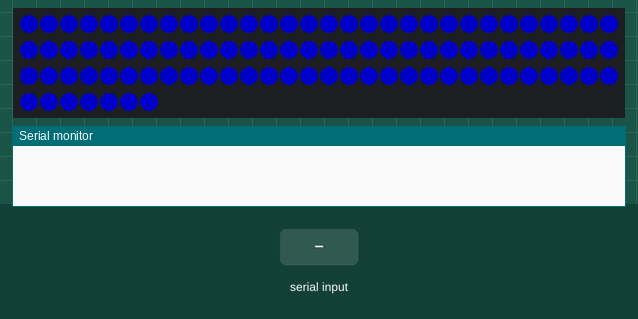
Simulated run of this sketch. Board: Arduino Uno, built with avr-gcc and run on an emulated ATmega328P. Shown: 97 RGB LEDs in strip order, left to right, continuing on the next row, the last lines printed to the serial monitor. The inputs (shaded band) are chosen by the test bench. Dim RGB values are drawn brighter than linear.

Above: at 4.2 s.
4.3 s: "R90\n" received over Serial
At 6.3 s:
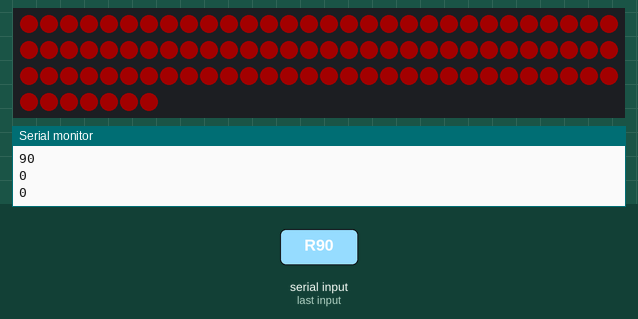
6.8 s: "R,45\n" received over Serial
At 8.3 s:
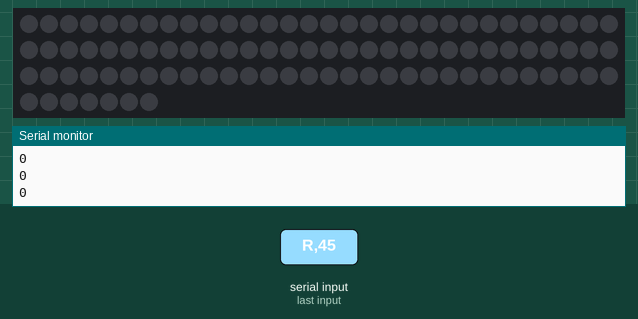
Timing chart, 0 to 9.8 s (numbered marks = the images above; inputs shaded):
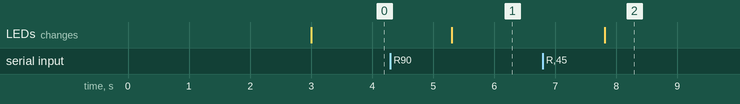

Measured:
- after the input at 4.3 s, the LEDs: change after 1.0 s (image 1)
- after the input at 6.8 s, the LEDs: change after 1.0 s (image 2)

The sketch:

ledTrak.ino
```cpp
#include <FastLED.h>

#define LED_PIN     5
#define NUM_LEDS    97
//#define BRIGHTNESS  100
#define LED_TYPE    WS2811
#define COLOR_ORDER GRB
CRGB leds[NUM_LEDS];

String receive_buffer;

int tempR = 0;
int tempG = 0;
int tempB = 255;
int8_t counter;
String tempPrejeto;

int onOff = 1;
int BRIGHTNESS = 100;

//https://randomnerdtutorials.com/guide-for-ws2812b-addressable-rgb-led-strip-with-arduino/


void setRGB() {
  char tempChar[3];
  tempChar[0] = tempPrejeto.charAt(1);
  tempChar[1] = tempPrejeto.charAt(2);
  tempChar[2] = tempPrejeto.charAt(3);
  //tempChar[3] = tempPrejeto.charAt(3);

  tempR = atoi(tempChar);
  Serial.println(tempR);

  tempChar[0] = tempPrejeto.charAt(4);
  tempChar[1] = tempPrejeto.charAt(5);
  tempChar[2] = tempPrejeto.charAt(6);
  //tempChar[3] = tempPrejeto.charAt(7);

  tempG = atoi(tempChar);
  Serial.println(tempG);

  tempChar[0] = tempPrejeto.charAt(7);
  tempChar[1] = tempPrejeto.charAt(8);
  tempChar[2] = tempPrejeto.charAt(9);
  //tempChar[3] = tempPrejeto.charAt(11);

  tempB = atoi(tempChar);
  Serial.println(tempB);
}

void setBright() {
  char tempChar[3];
  tempChar[0] = tempPrejeto.charAt(1);
  tempChar[1] = tempPrejeto.charAt(2);
  tempChar[2] = tempPrejeto.charAt(3);
  //tempChar[3] = tempPrejeto.charAt(3);

  BRIGHTNESS = atoi(tempChar);
  FastLED.setBrightness(  BRIGHTNESS );
  Serial.println(BRIGHTNESS);
}

void setOnOff() {
  if(onOff == 1){
    onOff = 0;
    Serial.println("0");
  }
  else if(onOff == 0){
    onOff = 1;
    Serial.println("1");
  }
}

void setup() {
    delay( 3000 ); // power-up safety delay
    Serial.begin(9600);
    FastLED.addLeds<LED_TYPE, LED_PIN, COLOR_ORDER>(leds, NUM_LEDS).setCorrection( TypicalLEDStrip );
    //FastLED.addLeds<LED_TYPE, LED_PIN, COLOR_ORDER>(leds, NUM_LEDS);
    FastLED.setBrightness(  BRIGHTNESS );
}

void loop() {
  if(Serial.available()>0) {
    tempPrejeto = Serial.readString();

    //Serial.println(Serial.available());

    if(tempPrejeto.charAt(0) == 'R'){
      setRGB();
    }

    else if(tempPrejeto.charAt(0) == 'B'){
      setBright();
    }

    else if(tempPrejeto.charAt(0) == 'O'){
      setOnOff();
    }
  }

  if(onOff == 1){
    CRGB tempFarba = CRGB(tempR, tempG, tempB);

    for( int i = 0; i < NUM_LEDS; i++) {
      leds[i] = tempFarba;
    }

    FastLED.show();
  }
  else if(onOff == 0){
    FastLED.clear();
    FastLED.show();
  }
}
```
